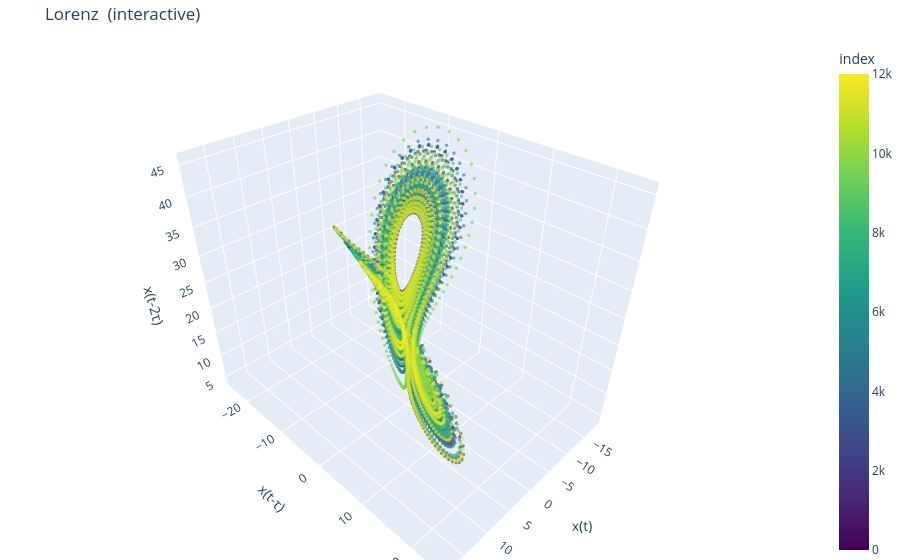

Source (notebook cell):
### Code cell
fig = go.Figure(
    data=[
        go.Scatter3d(
            x=x_lorenz,
            y=y_lorenz,
            z=z_lorenz,
            mode="markers",
            marker=dict(
                size=2,
                color=np.arange(len(x_lorenz)),  # color by index
                colorbar=dict(title="index"),
                colorscale="Viridis",
                opacity=0.6,
            ),
        )
    ]
)

fig.update_layout(
    scene=dict(
        xaxis_title='x(t)',
        yaxis_title='x(t-τ)',
        zaxis_title='x(t-2τ)'
    ),
    title='Lorenz  (interactive)',
    margin=dict(l=0, r=0, b=0, t=40)
)

fig.show()

### Figure 1 — Plotly figure (JSON) as saved in the notebook; plotly's stock layout.template omitted (floating-point values rounded to 4 significant figures; data arrays with more than 128 entries replaced by an {"elided": "..."} marker saying what was removed)
{"data": [{"marker": {"color": {"elided": "12000 int values"}, "colorbar": {"title": {"text": "index"}}, "colorscale": [[0, "#440154"], [0.1111, "#482878"], [0.2222, "#3e4989"], [0.3333, "#31688e"], [0.4444, "#26828e"], [0.5556, "#1f9e89"], [0.6667, "#35b779"], [0.7778, "#6ece58"], [0.8889, "#b5de2b"], [1, "#fde725"]], "opacity": 0.6, "size": 2}, "mode": "markers", "type": "scatter3d", "x": {"elided": "12000 float values"}, "y": {"elided": "12000 float values"}, "z": {"elided": "12000 float values"}}], "layout": {"margin": {"b": 0, "l": 0, "r": 0, "t": 40}, "scene": {"xaxis": {"title": {"text": "x(t)"}}, "yaxis": {"title": {"text": "x(t-τ)"}}, "zaxis": {"title": {"text": "x(t-2τ)"}}}, "title": {"text": "Lorenz  (interactive)"}}}
